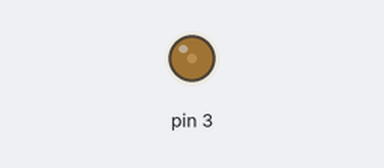
The sketch below on a simulated Arduino Uno, built with avr-gcc and run on an emulated ATmega328P. Parts: output pins drawn as LEDs (lit = HIGH).

Above: at 0.05 s.
At 0.15 s:
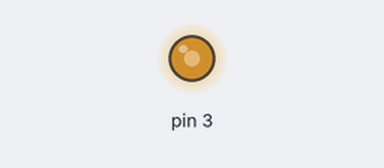
At 0.25 s:
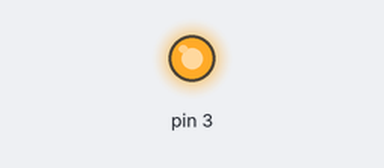
Timing chart, 0 to 3.0 s (numbered marks = the images above):
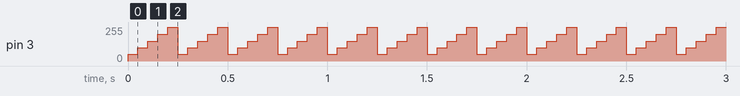

Measured:
- by itself, pin 3: repeats every 0.25 s: 100/255 0.05 s, 150/255 0.05 s, 200/255 0.05 s, 255/255 0.05 s, 50/255 0.05 s

The sketch:

power_led.ino
```cpp
int t = 50;
void setup() {
  pinMode(3,OUTPUT);

}

void loop() {
  analogWrite(3, 50);
  delay(t);
  analogWrite(3, 100);
  delay(t);
  analogWrite(3, 150);
  delay(t);
  analogWrite(3, 200);
  delay(t);
  analogWrite(3, 255);
  delay(t);

}
```
